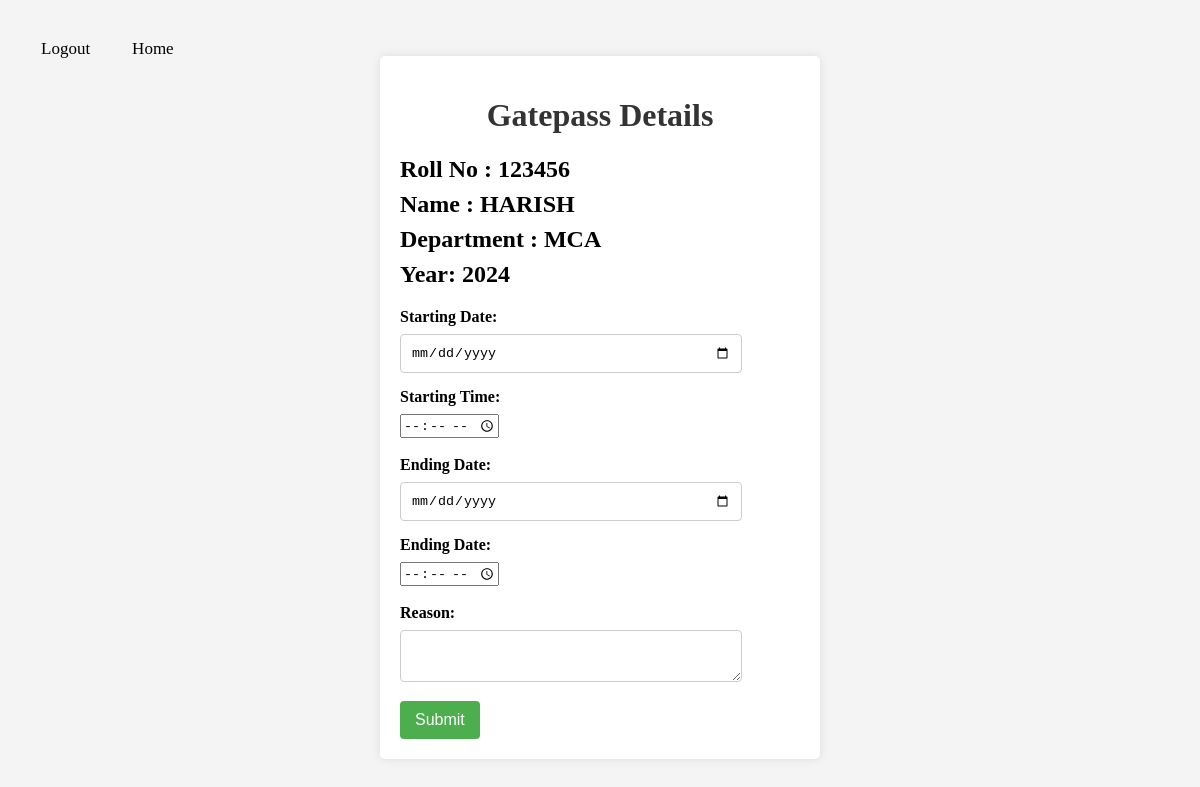
Page /user/gatepass.php (signed in) on the committed database.
### tables this page shows
CREATE TABLE `users` (
  `firstname` varchar(25) NOT NULL,
  `gender` varchar(10) NOT NULL,
  `age` varchar(10) NOT NULL,
  `yos` varchar(10) NOT NULL,
  `department` varchar(30) NOT NULL,
  `mobile` varchar(10) NOT NULL,
  `rno` varchar(20) NOT NULL,
  `password` varchar(20) NOT NULL
);

### user/gatepass.php (the view, shortened to what this page needs)
<!DOCTYPE html>
<html lang="en">
<head>
</head>
<body>
<div id="navbar">
            <a href="logout.php">Logout</a>
            <a href="index.php">Home</a>
</div><br><br>
    <form action="gatepass1.php" method="POST">
    <h1>Gatepass Details</h1>
    <?php
        include("db_connect.php");
        $query = "SELECT * FROM users WHERE rno='{$_SESSION['rno']}'";
        $result = mysqli_query($conn, $query);
        if (mysqli_num_rows($result) > 0) {
            while ($row = $result->fetch_assoc()){
            echo "<h2>
        <label for='roll_no'>Roll No : ". $row["rno"] ." </label>
        <label for='name'>Name : ". $row["firstname"] ." </label>
        <label for='department'>Department :  ". $row["department"] ." </label>
        <label for='year'>Year: ". $row["yos"] ."</label></h2>
        <input type='hidden' name='roll_no' value='". $row['rno'] ."'>
        <input type='hidden' name='name' value='". $row['firstname'] ."'>
        <input type='hidden' name='department' value='". $row['department'] ."'>
        <input type='hidden' name='year' value='". $row['yos'] ."'>";
        }
    }
        ?>
        <label for="start">Starting Date:</label>
        <input type="date" id="start" name="start" required>
        <label for="stime">Starting Time:</label>
        <input type="time" id="stime" name="stime" required><br><br>
        <label for="end">Ending Date:</label>
        <input type="date" id="end" name="end" required>
        <label for="etime">Ending Date:</label>
        <input type="time" id="etime" name="etime" required><br><br>
        <label for="reason">Reason:</label>
        <textarea id="reason" name="reason" required></textarea>
        <input type="submit" value="Submit">
    </form>
</body>
</html>

### user/gatepass.php (style rules this page uses)
body { font-family: 'Times New Romance'; background-color: #f4f4f4; margin: 0; padding: 20px; }
h1 { text-align: center; color: #333; }
form { background: white; padding: 20px; border-radius: 5px; box-shadow: 0 0 10px rgba(0, 0, 0, 0.1); max-width: 400px; margin: auto; }
label { display: block; margin-bottom: 8px; font-weight: bold; }
input[type="text"], input[type="date"], input[type="clock"], textarea { width: 80%; padding: 10px; margin-bottom: 15px; border: 1px solid #ccc; border-radius: 4px; }
input[type="submit"] { background-color: #4cae4c; color: white; padding: 10px 15px; border: none; border-radius: 4px; cursor: pointer; font-size: 16px; }
#navbar a { margin: 5px; float: left; display: block; color: black; text-align: center; padding: 14px 16px; text-decoration: none; font-size: 17px; border-radius: 5px; }

### rows in the picture
users: rno "123456", firstname "HARISH", department "MCA", yos "2024"
